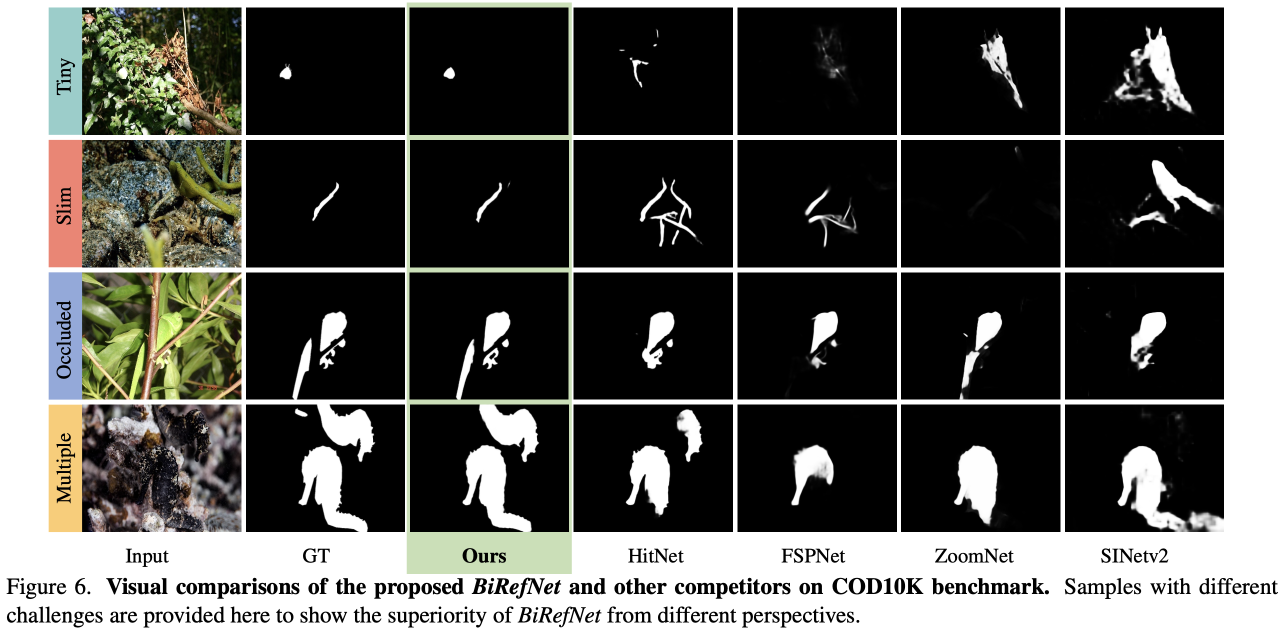
#> input picture materials/qual_cod.png, 2562 x 1262 px (shown at 1/2 size)
$ python -i preproc.py   (imports and definitions only)
#> lines starting #> are read from the running program, lines starting #| are printed output that depends on the picture
#> further down, picture is the input picture: PIL image 2562x1262 RGBA; mean R, G, B, A 87.9, 88, 84.4, 255
from PIL import Image, ImageEnhance
import random
import numpy as np
import random


# [40 lines left out: functions preproc, cv_random_flip, random_crop, random_rotate, not called in this run]


def color_enhance(image):
    bright_intensity = random.randint(5, 15) / 10.0
    image = ImageEnhance.Brightness(image).enhance(bright_intensity)
    contrast_intensity = random.randint(5, 15) / 10.0
    image = ImageEnhance.Contrast(image).enhance(contrast_intensity)
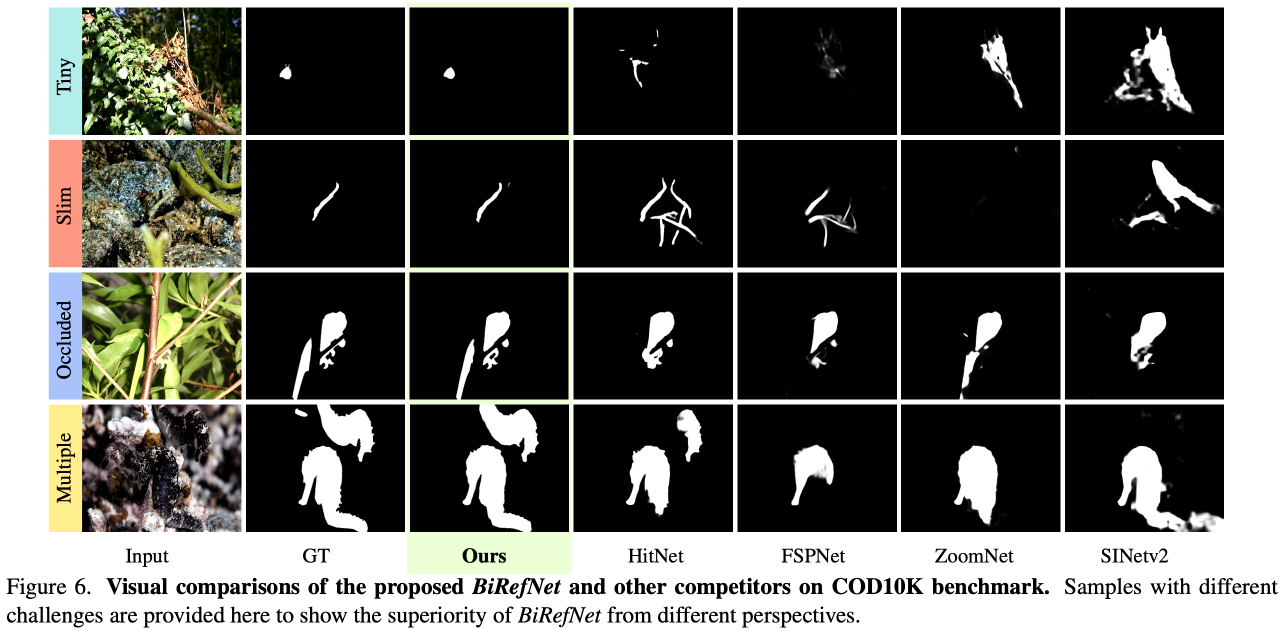
#> image: PIL image 2562x1262 RGBA (shown at 1/2 size); mean R, G, B, A 89.9, 90.2, 86, 255
    color_intensity = random.randint(0, 20) / 10.0
    image = ImageEnhance.Color(image).enhance(color_intensity)
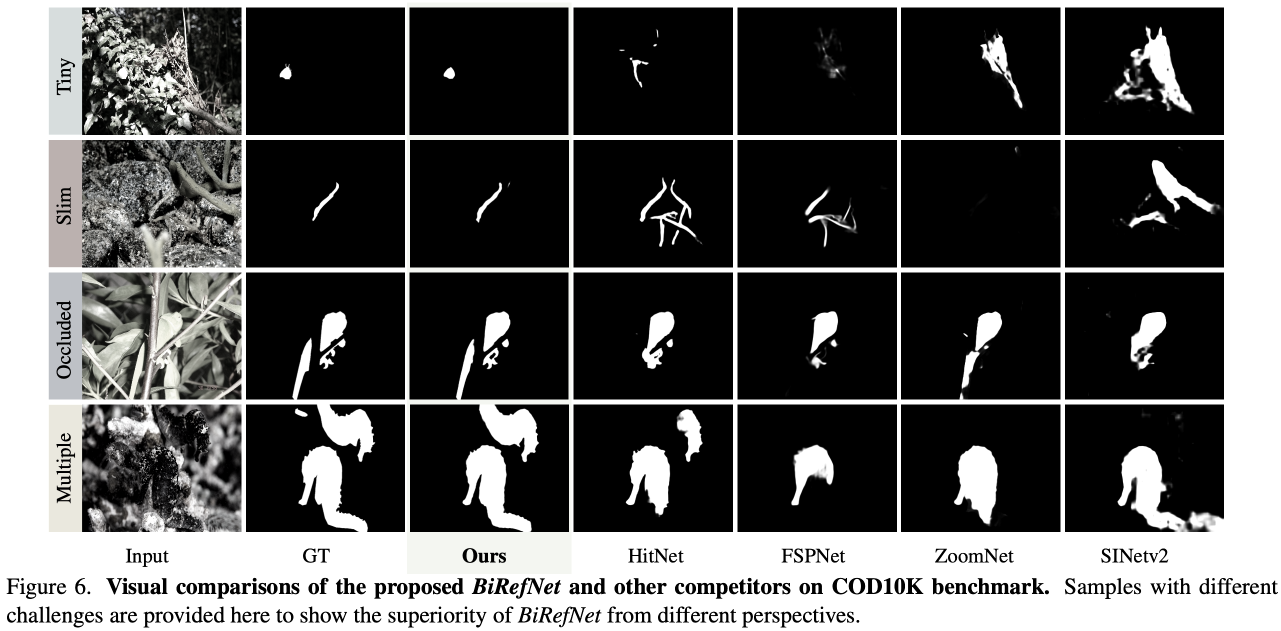
#> image: PIL image 2562x1262 RGBA (shown at 1/2 size); mean R, G, B, A 89.6, 89.7, 89.2, 255
    sharp_intensity = random.randint(0, 30) / 10.0
    image = ImageEnhance.Sharpness(image).enhance(sharp_intensity)
    return image


# [24 lines left out: functions random_gaussian, random_pepper, not called in this run]

>>> from PIL import Image
>>> picture = Image.open('materials/qual_cod.png')
>>> result = color_enhance(picture)

$ run again, on materials/qual_dis.png
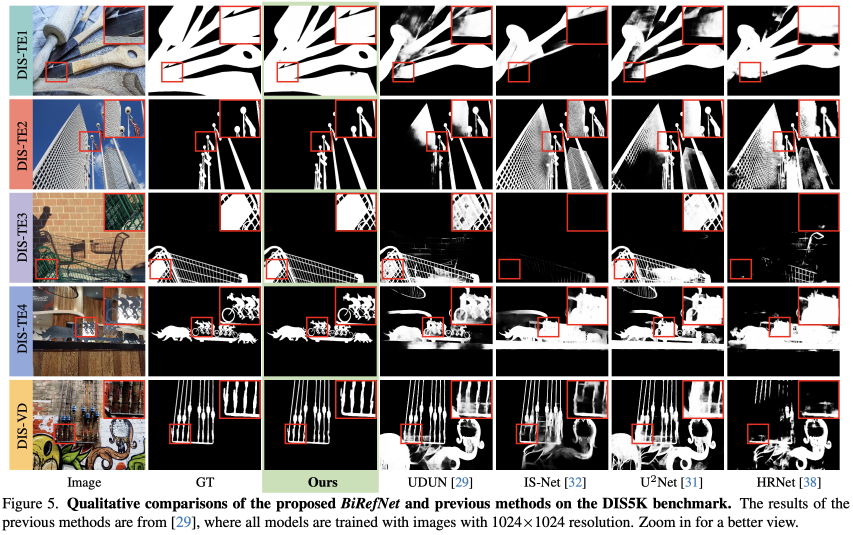
#> input picture materials/qual_dis.png, 2558 x 1604 px (shown at 1/3 size)
#> picture is the input picture: PIL image 2558x1604 RGBA; mean R, G, B, A 115.2, 109.8, 108.4, 255
#> in color_enhance, `image = ImageEnhance.Contrast(image).enhance(contrast_intensity)`:
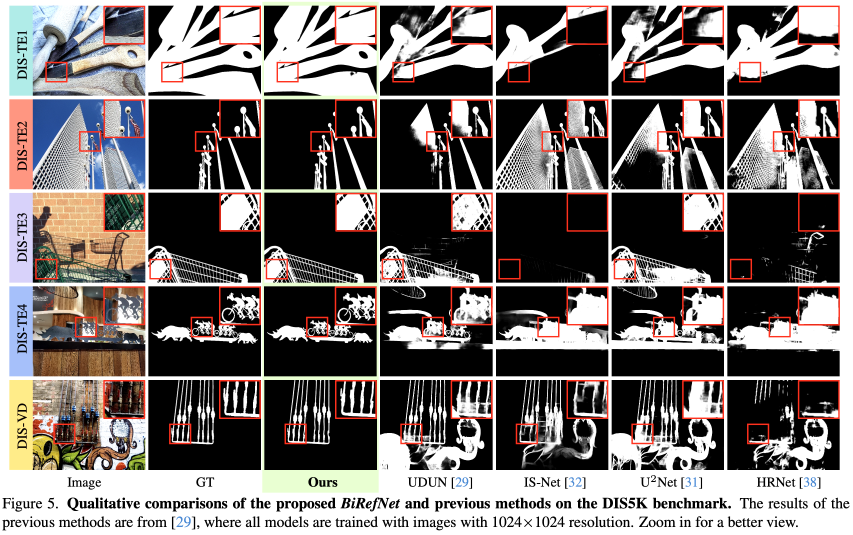
#> image: PIL image 2558x1604 RGBA (shown at 1/3 size); mean R, G, B, A 119.2, 113.2, 111.5, 255
#> in color_enhance, `image = ImageEnhance.Color(image).enhance(color_intensity)`:
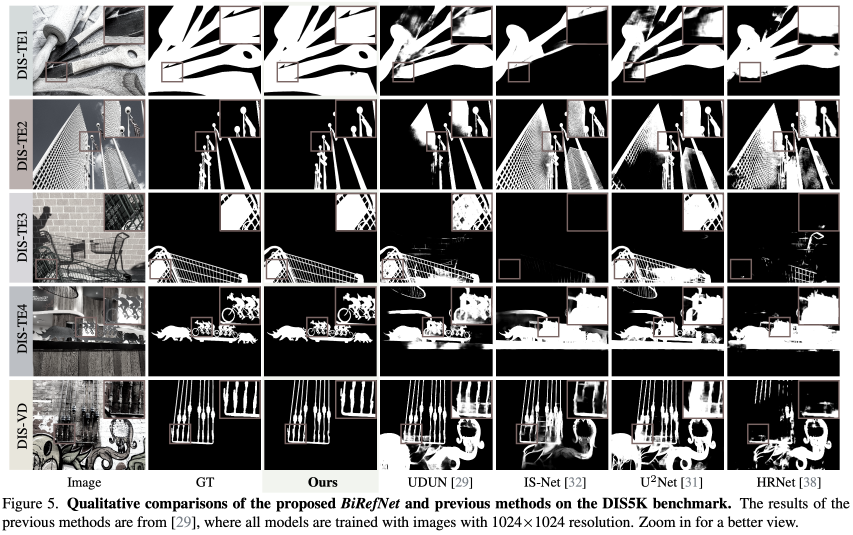
#> image: PIL image 2558x1604 RGBA (shown at 1/3 size); mean R, G, B, A 115.2, 114.6, 114.4, 255
